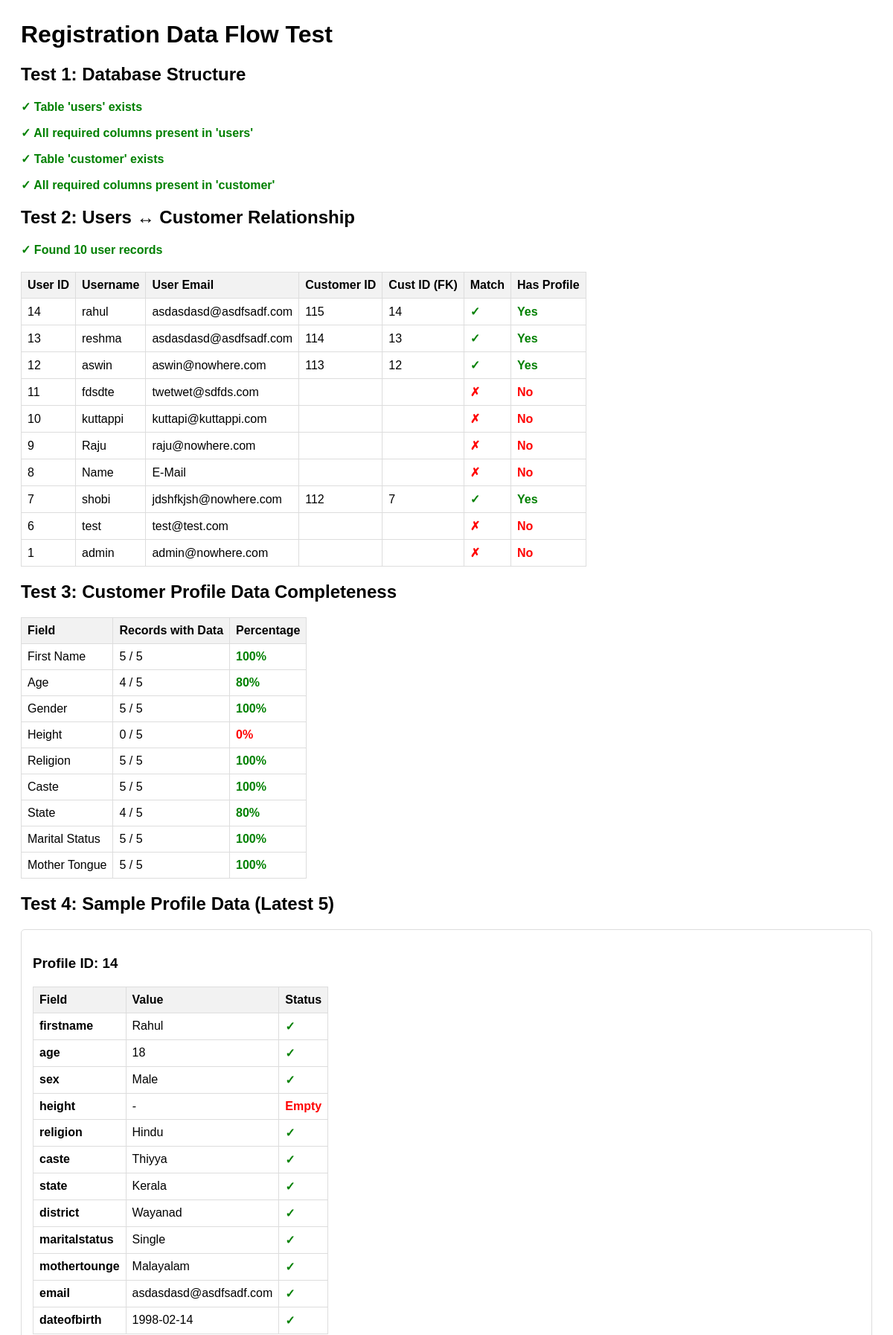
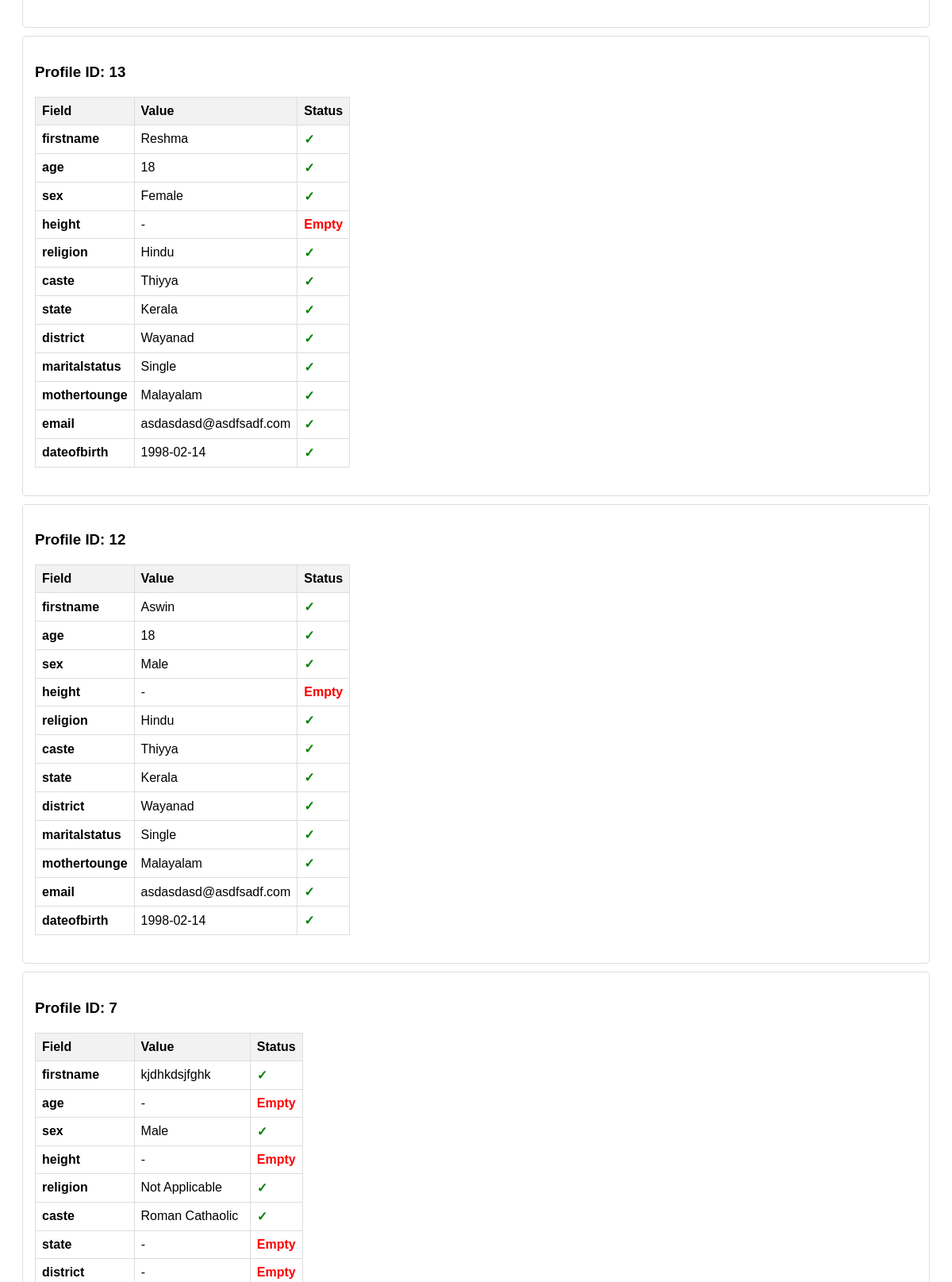
/test-registration-flow.php (upper part), run on the app's committed database (2 pictures, top to bottom).
### tables this page shows
CREATE TABLE `users` (
  `id` int(5) NOT NULL AUTO_INCREMENT,
  `profilestat` int(5) NOT NULL,
  `username` varchar(20) NOT NULL,
  `password` varchar(255) NOT NULL,
  `email` varchar(40) NOT NULL,
  `dateofbirth` date NOT NULL,
  `gender` varchar(5) NOT NULL,
  `userlevel` int(2) NOT NULL,
  `last_login` timestamp NULL DEFAULT NULL,
  `profile_completeness` int(11) DEFAULT '0',
  `account_status` enum('active','suspended','deleted') DEFAULT 'active',
  `search_notifications` tinyint(1) DEFAULT '1',
  `last_search_date` timestamp NULL DEFAULT NULL,
  PRIMARY KEY (`id`),
  UNIQUE KEY `username` (`username`),
  KEY `idx_account_status` (`account_status`)
);

CREATE TABLE `customer` (
  `id` int(10) NOT NULL AUTO_INCREMENT,
  `cust_id` int(5) NOT NULL,
  `email` varchar(60) NOT NULL,
  `age` varchar(10) NOT NULL,
  `height` int(10) NOT NULL,
  `sex` varchar(6) NOT NULL,
  `religion` varchar(20) NOT NULL,
  `caste` varchar(20) NOT NULL,
  `subcaste` varchar(20) NOT NULL,
  `district` varchar(20) NOT NULL,
  `state` varchar(20) NOT NULL,
  `country` varchar(10) NOT NULL,
  `maritalstatus` varchar(20) NOT NULL,
  `profilecreatedby` varchar(20) NOT NULL,
  `education` text NOT NULL,
  `education_sub` text NOT NULL,
  `firstname` text NOT NULL,
  `lastname` text NOT NULL,
  `body_type` text NOT NULL,
  `physical_status` text NOT NULL,
  `drink` varchar(8) NOT NULL,
  `mothertounge` text NOT NULL,
  `colour` varchar(20) NOT NULL,
  `weight` int(5) NOT NULL,
  `blood_group` varchar(5) NOT NULL,
  `diet` varchar(8) NOT NULL,
  `smoke` varchar(8) NOT NULL,
  `dateofbirth` date NOT NULL,
  `occupation` text NOT NULL,
  `occupation_descr` text NOT NULL,
  `annual_income` varchar(20) NOT NULL,
  `fathers_occupation` varchar(20) NOT NULL,
  `mothers_occupation` varchar(20) NOT NULL,
  `no_bro` int(5) NOT NULL,
  `no_sis` int(5) NOT NULL,
  `aboutme` text NOT NULL,
  `profilecreationdate` date NOT NULL,
  `is_verified` tinyint(1) DEFAULT '0',
  `admin_notes` text,
  `interest_notifications` tinyint(1) DEFAULT '1',
  `auto_decline_interests` tinyint(1) DEFAULT '0',
  PRIMARY KEY (`id`),
  UNIQUE KEY `cust_id` (`cust_id`)
);

### test-registration-flow.php (the view, shortened to what this page needs)
<?php
require_once("includes/dbconn.php");
echo "<h1>Registration Data Flow Test</h1>";
echo "<h2>Test 1: Database Structure</h2>";
$tables_check = [
    'users' => ['id', 'username', 'email', 'password', 'dateofbirth', 'gender', 'userlevel'],
    'customer' => ['id', 'cust_id', 'email', 'age', 'sex', 'height', 'religion', 'caste',
                   'subcaste', 'state', 'district', 'country', 'maritalstatus', 'mothertounge',
                   'firstname', 'lastname', 'dateofbirth', 'profilecreatedby']
];
foreach ($tables_check as $table => $columns) {
    $result = mysqli_query($conn, "DESCRIBE $table");
    if ($result) {
        echo "<p class='success'>✓ Table '$table' exists</p>";
        $existing_columns = [];
        while ($row = mysqli_fetch_assoc($result)) {
            $existing_columns[] = $row['Field'];
        }
        $missing = array_diff($columns, $existing_columns);
        if (empty($missing)) {
            echo "<p class='success'>✓ All required columns present in '$table'</p>";
        } else {
            echo "<p class='error'>✗ Missing columns in '$table': " . implode(', ', $missing) . "</p>";
        }
    } else {
        echo "<p class='error'>✗ Table '$table' does not exist</p>";
    }
}
echo "<h2>Test 2: Users ↔ Customer Relationship</h2>";
$sql = "SELECT u.id as user_id, u.username, u.email as user_email,
        c.id as customer_id, c.cust_id, c.email as customer_email, c.firstname,
        c.age, c.sex, c.religion, c.state
        FROM users u
        LEFT JOIN customer c ON u.id = c.cust_id
        ORDER BY u.id DESC
        LIMIT 10";
$result = mysqli_query($conn, $sql);
if ($result && mysqli_num_rows($result) > 0) {
    echo "<p class='success'>✓ Found " . mysqli_num_rows($result) . " user records</p>";
    echo "<table>";
    echo "<tr><th>User ID</th><th>Username</th><th>User Email</th><th>Customer ID</th><th>Cust ID (FK)</th><th>Match</th><th>Has Profile</th></tr>";
    while ($row = mysqli_fetch_assoc($result)) {
        $match = ($row['user_id'] == $row['cust_id']) ? '<span class="success">✓</span>' : '<span class="error">✗</span>';
        $has_profile = $row['customer_id'] ? '<span class="success">Yes</span>' : '<span class="error">No</span>';
        echo "<tr>";
        echo "<td>{$row['user_id']}</td>";
        echo "<td>{$row['username']}</td>";
        echo "<td>{$row['user_email']}</td>";
        echo "<td>{$row['customer_id']}</td>";
        echo "<td>{$row['cust_id']}</td>";
        echo "<td>$match</td>";
        echo "<td>$has_profile</td>";
        echo "</tr>";
    }
    echo "</table>";
} else {
    echo "<p class='info'>No user records found</p>";
}
echo "<h2>Test 3: Customer Profile Data Completeness</h2>";
$sql = "SELECT COUNT(*) as total,
        SUM(CASE WHEN firstname != '' THEN 1 ELSE 0 END) as has_firstname,
        SUM(CASE WHEN age > 0 THEN 1 ELSE 0 END) as has_age,
        SUM(CASE WHEN sex != '' THEN 1 ELSE 0 END) as has_sex,
        SUM(CASE WHEN height > 0 THEN 1 ELSE 0 END) as has_height,
        SUM(CASE WHEN religion != '' THEN 1 ELSE 0 END) as has_religion,
        SUM(CASE WHEN caste != '' THEN 1 ELSE 0 END) as has_caste,
        SUM(CASE WHEN state != '' THEN 1 ELSE 0 END) as has_state,
        SUM(CASE WHEN maritalstatus != '' THEN 1 ELSE 0 END) as has_maritalstatus,
        SUM(CASE WHEN mothertounge != '' THEN 1 ELSE 0 END) as has_mothertounge
        FROM customer";
$result = mysqli_query($conn, $sql);
if ($result) {
    $row = mysqli_fetch_assoc($result);
    $total = $row['total'];
    if ($total > 0) {
        echo "<table>";
        echo "<tr><th>Field</th><th>Records with Data</th><th>Percentage</th></tr>";
        $fields = [
            'firstname' => 'First Name',
            'age' => 'Age',
            'sex' => 'Gender',
            'height' => 'Height',
            'religion' => 'Religion',
            'caste' => 'Caste',
            'state' => 'State',
            'maritalstatus' => 'Marital Status',
            'mothertounge' => 'Mother Tongue'
        ];
        foreach ($fields as $field => $label) {
            $count = $row["has_$field"];
            $percentage = round(($count / $total) * 100, 1);
            $class = $percentage >= 80 ? 'success' : ($percentage >= 50 ? 'info' : 'error');
            echo "<tr>";
            echo "<td>$label</td>";
            echo "<td>$count / $total</td>";
            echo "<td class='$class'>$percentage%</td>";
            echo "</tr>";
        }
        echo "</table>";
    } else {
        echo "<p class='info'>No customer records found</p>";
    }
}
echo "<h2>Test 4: Sample Profile Data (Latest 5)</h2>";
$sql = "SELECT c.cust_id, c.firstname, c.age, c.sex, c.height, c.religion, c.caste,
        c.state, c.district, c.maritalstatus, c.mothertounge, c.email, c.dateofbirth
        FROM customer c
        ORDER BY c.id DESC
        LIMIT 5";
$result = mysqli_query($conn, $sql);
if ($result && mysqli_num_rows($result) > 0) {
    while ($row = mysqli_fetch_assoc($result)) {
        echo "<div style='border: 1px solid #ddd; padding: 15px; margin: 10px 0; border-radius: 5px;'>";
        echo "<h3>Profile ID: {$row['cust_id']}</h3>";
        echo "<table>";
        echo "<tr><th>Field</th><th>Value</th><th>Status</th></tr>";
        foreach ($row as $field => $value) {
            if ($field == 'cust_id') continue;
            $status = (!empty($value) && $value != '0' && $value != '0000-00-00') ?
                      '<span class="success">✓</span>' :
                      '<span class="error">Empty</span>';
            $display_value = empty($value) ? '<em>-</em>' : htmlspecialchars($value);
            echo "<tr><td><strong>$field</strong></td><td>$display_value</td><td>$status</td></tr>";
        }
        echo "</table>";
        echo "</div>";
    }
} else {
    echo "<p class='info'>No customer records found</p>";
}
?>

### test-registration-flow.php (style rules this page uses)
.success { color: green; font-weight: bold; }
.error { color: red; font-weight: bold; }
table { border-collapse: collapse; margin: 20px 0; }
th, td { border: 1px solid #ddd; padding: 8px; text-align: left; }
th { background-color: #f2f2f2; }

### data on the page
users: id "14", username "rahul", email "asdasdasd@asdfsadf.com", customer.id "115", customer.cust_id "14", shows "Yes"
users: id "13", username "reshma", email "asdasdasd@asdfsadf.com", customer.id "114", customer.cust_id "13", shows "Yes"
users: id "12", username "aswin", email "aswin@nowhere.com", customer.id "113", customer.cust_id "12", shows "Yes"
users: id "11", username "fdsdte", email "twetwet@sdfds.com", shows "No"
users: id "10", username "kuttappi", email "kuttapi@kuttappi.com", shows "No"
users: id "9", username "Raju", email "raju@nowhere.com", shows "No"
users: id "8", username "Name", email "E-Mail", shows "No"
users: id "7", username "shobi", email "jdshfkjsh@nowhere.com", customer.id "112", customer.cust_id "7", shows "Yes"
users: id "6", username "test", email "test@test.com", shows "No"
users: id "1", username "admin", email "admin@nowhere.com", shows "No"
customer: cust "14", field "firstname", firstname "Rahul", field "age", age "18", field "sex", sex "Male", field "height", field "religion", religion "Hindu", field "caste", caste "Thiyya", field "state", state "Kerala", field "district", district "Wayanad", field "maritalstatus", maritalstatus "Single", field "mothertounge", mothertounge "Malayalam", field "email", email "asdasdasd@asdfsadf.com", field "dateofbirth", dateofbirth "1998-02-14"
customer: cust "13", field "firstname", firstname "Reshma", field "age", age "18", field "sex", sex "Female", field "height", field "religion", religion "Hindu", field "caste", caste "Thiyya", field "state", state "Kerala", field "district", district "Wayanad", field "maritalstatus", maritalstatus "Single", field "mothertounge", mothertounge "Malayalam", field "email", email "asdasdasd@asdfsadf.com", field "dateofbirth", dateofbirth "1998-02-14"
customer: cust "12", field "firstname", firstname "Aswin", field "age", age "18", field "sex", sex "Male", field "height", field "religion", religion "Hindu", field "caste", caste "Thiyya", field "state", state "Kerala", field "district", district "Wayanad", field "maritalstatus", maritalstatus "Single", field "mothertounge", mothertounge "Malayalam", field "email", email "asdasdasd@asdfsadf.com", field "dateofbirth", dateofbirth "1998-02-14"
customer: cust "7", field "firstname", firstname "kjdhkdsjfghk", field "age", field "sex", sex "Male", field "height", field "religion", religion "Not Applicable", field "caste", caste "Roman Cathaolic", field "state", field "district"

### other printed values
$table "users"
$table "customer"
mysqli_num_rows($result) "10"
$label "First Name"
$count "5"
$total "5"
$percentage "100"
$label "Age"
$count "4"
$percentage "80"
$label "Gender"
$label "Height"
$count "0"
$percentage "0"
$label "Religion"
